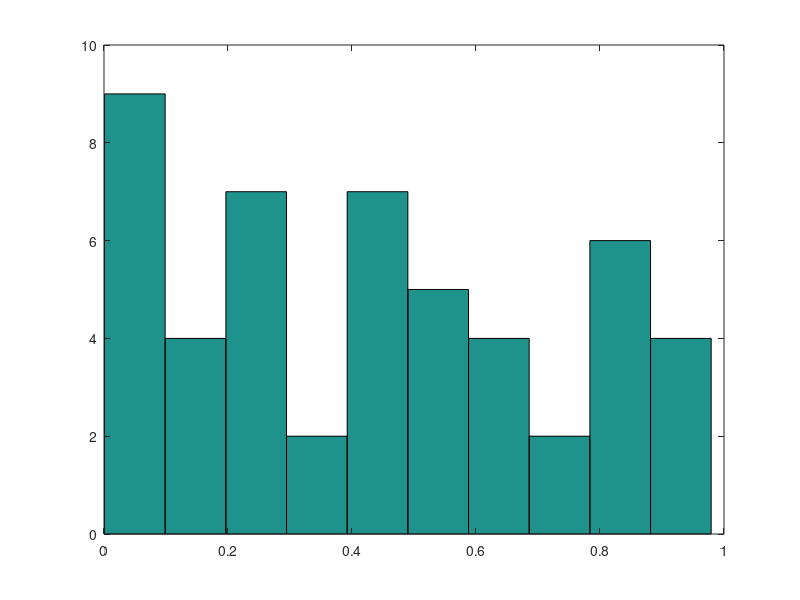
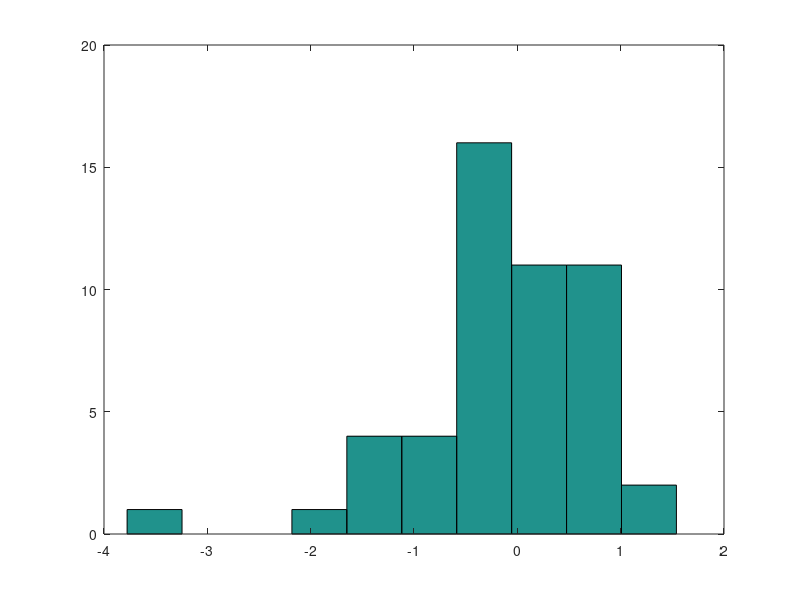

MATLAB code for these plots, in order:
% Group Project 2 
% 

%% data (2)
rand_data = rand(1,50);
randn_data = randn(1,50);
bu_football_data = [6 6 3 6 5 5 7 2 1 5 4 4 3 4 2 1 2 5 5 3 5 9 5 3 2 3 5 5 3 3 6 8 9 6 5 9 9 3 4 3 4 4 5 4 3 12 9 3 1 1];
bu_football_years = [1948 1949 1950 1951 1952 1953 1954 1955 1956 1957 1958 1959 1960 1961 1962 1963 1964 1965 1966 1967 1968 1969 1970 1971 1972 1973 1974 1975 1976 1977 1978 1979 1980 1981 1982 1983 1984 1985 1986 1987 1988 1989 1990 1991 1992 1993 1994 1995 1996 1997];

%% plots (3)
figure
hist(rand_data,10);

figure
hist(randn_data,10);

%% statistics (4)

rand_data_mean = mean(rand_data);
randn_data_mean = mean(randn_data);
bu_football_data = mean(bu_football_data);

rand_data_median = median(rand_data);
randn_data_median = median(randn_data);
bu_football_data_median = median(bu_football_data);

rand_data_std = std(rand_data);
randn_data_std = std(randn_data);
bu_football_data_std = std(bu_football_data);

%% z-scores (5)


%% normalized data plots (6)

%% summaries (7)

